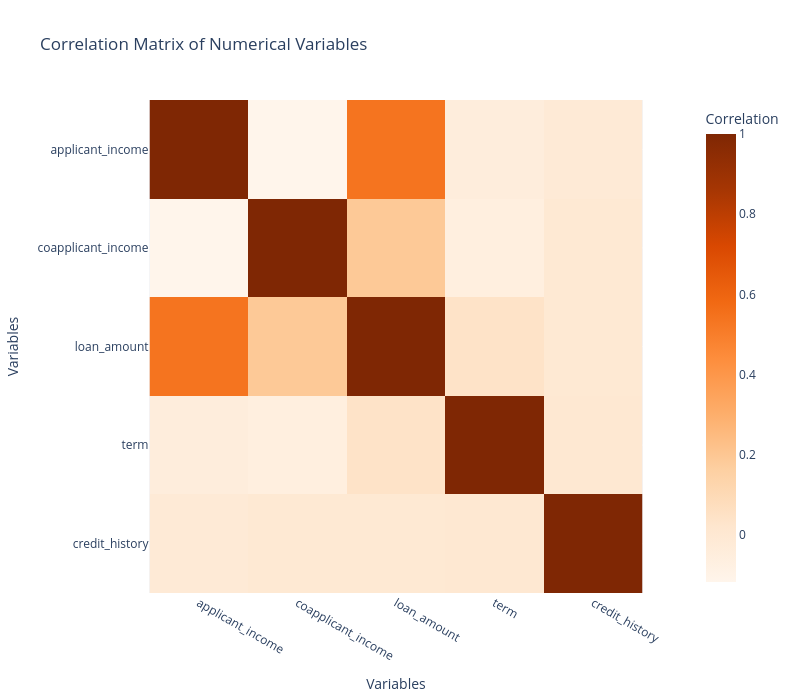

Write notebook code for a chart like this one.
### Markdown cell above
3. Visualization showing the correlation matrix of continuous numerical variables
Set the oranges color palette.

### Code cell
# Select only numerical columns
numerical_cols = loans_df.select_dtypes(include=['number']).columns.tolist()

# Calculate correlation matrix
correlation_matrix = loans_df[numerical_cols].corr()

# Create heatmap with oranges color palette
fig3 = px.imshow(
    correlation_matrix,
    labels=dict(color="Correlation"),
    x=numerical_cols,
    y=numerical_cols,
    color_continuous_scale='Oranges',
    title='Correlation Matrix of Numerical Variables',
    height=700,
    width=800
)

fig3.update_layout(
    xaxis_title='Variables',
    yaxis_title='Variables'
)

fig3.show()

### Figure 1 — Plotly figure (JSON) as saved in the notebook; plotly's stock layout.template omitted (floating-point values rounded to 4 significant figures)
{"data": [{"coloraxis": "coloraxis", "hovertemplate": "x: %{x}<br>y: %{y}<br>Correlation: %{z}<extra></extra>", "name": "0", "type": "heatmap", "x": ["applicant_income", "coapplicant_income", "loan_amount", "term", "credit_history"], "xaxis": "x", "y": ["applicant_income", "coapplicant_income", "loan_amount", "term", "credit_history"], "yaxis": "y", "z": [[1.0, -0.1166, 0.5396, -0.04531, -0.01471], [-0.1166, 1.0, 0.1892, -0.05988, -0.002056], [0.5396, 0.1892, 1.0, 0.0414, -0.0008634], [-0.04531, -0.05988, 0.0414, 1.0, 0.00147], [-0.01471, -0.002056, -0.0008634, 0.00147, 1.0]]}], "layout": {"coloraxis": {"colorbar": {"title": {"text": "Correlation"}}, "colorscale": [[0, "rgb(255,245,235)"], [0.125, "rgb(254,230,206)"], [0.25, "rgb(253,208,162)"], [0.375, "rgb(253,174,107)"], [0.5, "rgb(253,141,60)"], [0.625, "rgb(241,105,19)"], [0.75, "rgb(217,72,1)"], [0.875, "rgb(166,54,3)"], [1, "rgb(127,39,4)"]]}, "height": 700, "title": {"text": "Correlation Matrix of Numerical Variables"}, "width": 800, "xaxis": {"anchor": "y", "constrain": "domain", "domain": [0, 1], "scaleanchor": "y", "title": {"text": "Variables"}}, "yaxis": {"anchor": "x", "autorange": "reversed", "constrain": "domain", "domain": [0, 1], "title": {"text": "Variables"}}}}
